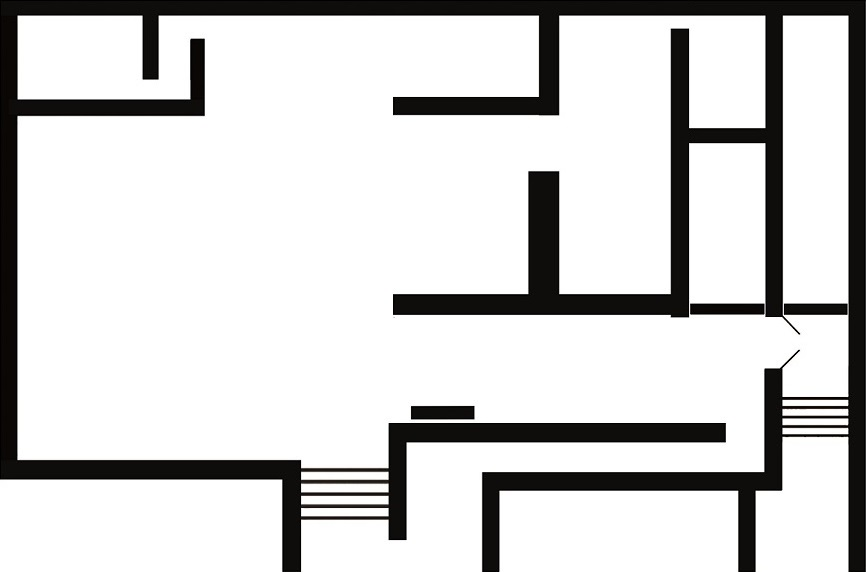
#> input picture art.png, 866 x 572 px
$ python corner2.py
#> lines starting #> are read from the running program, lines starting #| are printed output that depends on the picture; after the words box and inside, x2 and y2 are one past the last pixel; in counts of white or black regions, pixels touching at a corner belong together
import cv2
import numpy as np

img = cv2.imread('art.png')
#> img is the input picture: shape (572, 866, 3); mean B, G, R 208.8, 209.2, 209.5
gray = cv2.cvtColor(img, cv2.COLOR_BGR2GRAY)
gray = np.float32(gray)
dst = cv2.cornerHarris(gray,5,3,0.04)
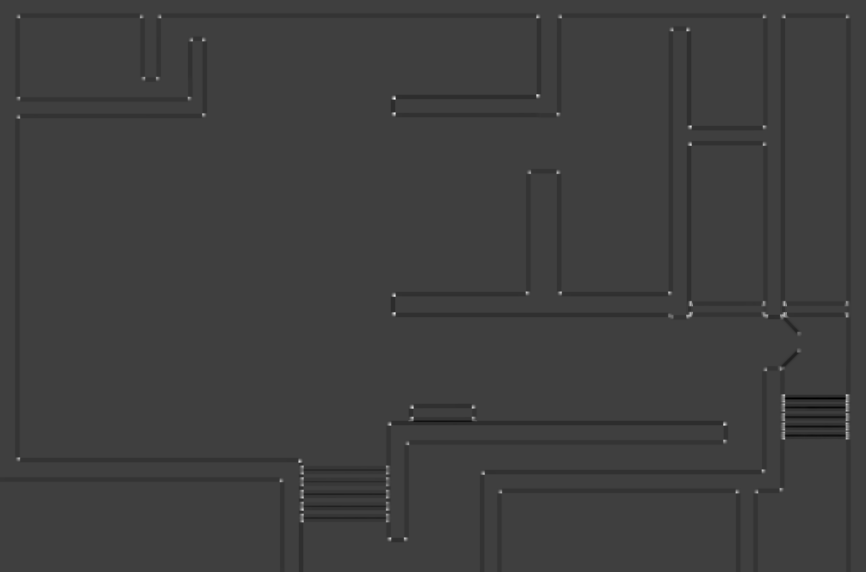
#> dst: shape (572, 866) float32; min -85251768, max 259743008, mean -1113131.9; drawn with min black and max white
ret, dst = cv2.threshold(dst,0.1*dst.max(),255,0)
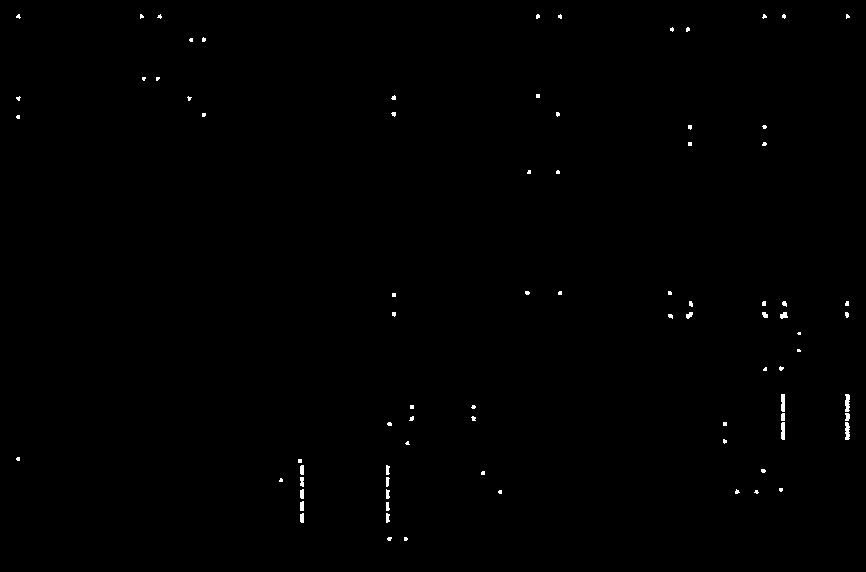
#> dst: shape (572, 866) float32; 0.35% white; 81 white regions (59 under 20 px), largest, box (x1, y1, x2, y2) and area: (845, 394, 850, 412) 75, (845, 422, 850, 440) 73, (781, 394, 785, 412) 69
#> ret = 25974300.8
dst = np.uint8(dst)
ret, labels, stats, centroids = cv2.connectedComponentsWithStats(dst)
#> labels: shape (572, 866) int32; 82 distinct labels, from 0 to 81
#> ret = 82; stats = 82 rows, first 6: [0, 0, 866, 572, 493601], [16, 14, 5, 5, 15], [140, 14, 4, 5, 14], [157, 14, 5, 5, 14], [536, 14, 4, 5, 16], [558, 14, 4, 5, 15]; centroids = 82 pairs, first value 17.71 to 847.1, second value 15.87 to 538.5
criteria = (cv2.TERM_CRITERIA_EPS + cv2.TERM_CRITERIA_MAX_ITER, 100, 0.001)

corners = cv2.cornerSubPix(gray,np.float32(centroids),(5,5),(-1,-1),criteria)
#> corners = 82 pairs, first value 16.92 to 847.9, second value 15.19 to 539.5
# corners = cv2.cornerSubPix(gray,np.int32(centroids),(5,5),(-1,-1),criteria)

# for i in range(1, len(corners)):
#     print(corners[i])
print(corners)
#> (printed output is left out)

img[dst>0.1*dst.max()]=[0,0,255]
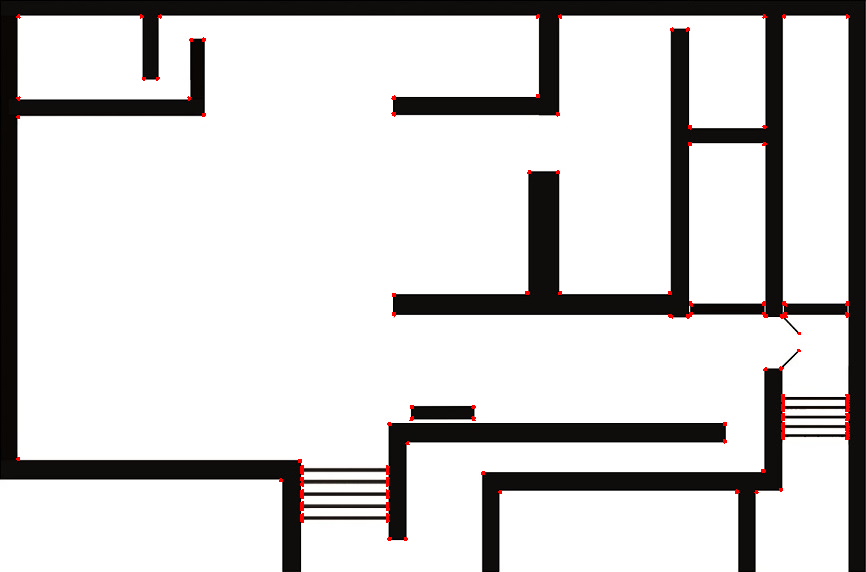
#> img: shape (572, 866, 3); 0.35% of pixels changed, all inside (x1, y1, x2, y2) = (16, 14, 850, 541)
cv2.imshow('image', img)
cv2.waitKey(0)
cv2.destroyAllWindows

$ run again, with colored_image.png copied over art.png
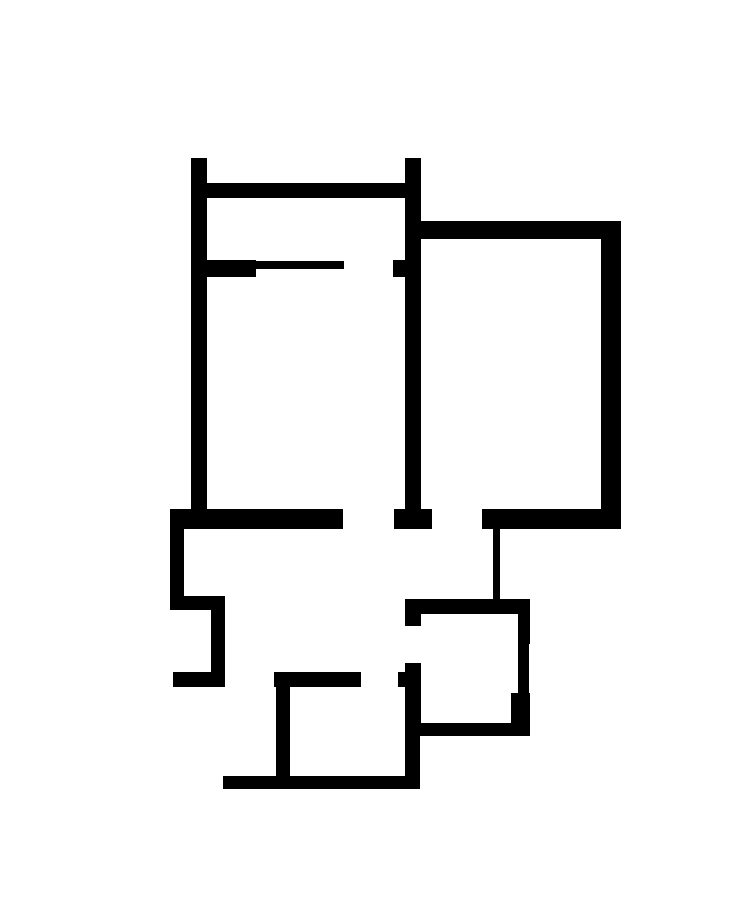
#> input picture colored_image.png, 751 x 897 px
#> img is the input picture: shape (897, 751, 3); 92.9% white; 1 black region, box (x1, y1, x2, y2) and area: (170, 158, 621, 789) 47727
#> `ret, dst = cv2.threshold(dst,0.1*dst.max(),255,0)`:
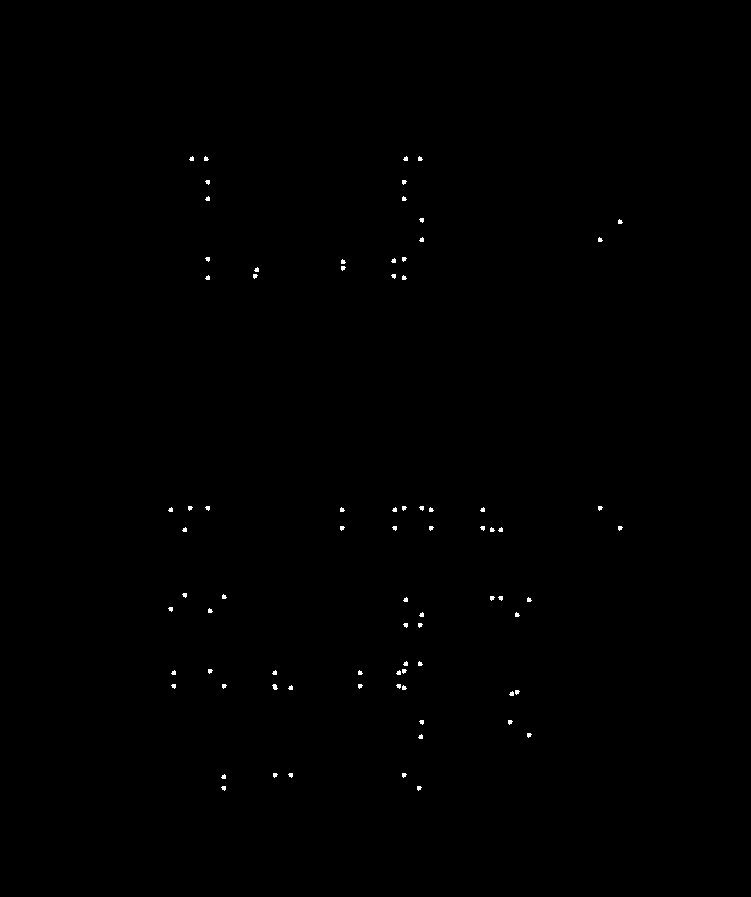
#> dst: shape (897, 751) float32; 0.21% white; 79 white regions (78 under 20 px), largest, box (x1, y1, x2, y2) and area: (272, 684, 278, 690) 24
#> `ret, dst = cv2.threshold(dst,0.1*dst.max(),255,0)`: ret = 29193532.8
#> labels: shape (897, 751) int32; 80 distinct labels, from 0 to 79
#> `ret, labels, stats, centroids = cv2.connectedComponentsWithStats(dst)`: ret = 80; stats = 80 rows, first 6: [0, 0, 751, 897, 672219], [189, 156, 5, 5, 18], [204, 156, 5, 5, 18], [403, 156, 5, 5, 18], [418, 156, 5, 5, 18], [205, 180, 5, 5, 18]; centroids = 80 pairs, first value 170.4 to 619.6, second value 158.4 to 787.6
#> corners = 80 pairs, first value 169.6 to 620.4, second value 157.6 to 788.4
#> (printed output is left out)
#> `img[dst>0.1*dst.max()]=[0,0,255]`:
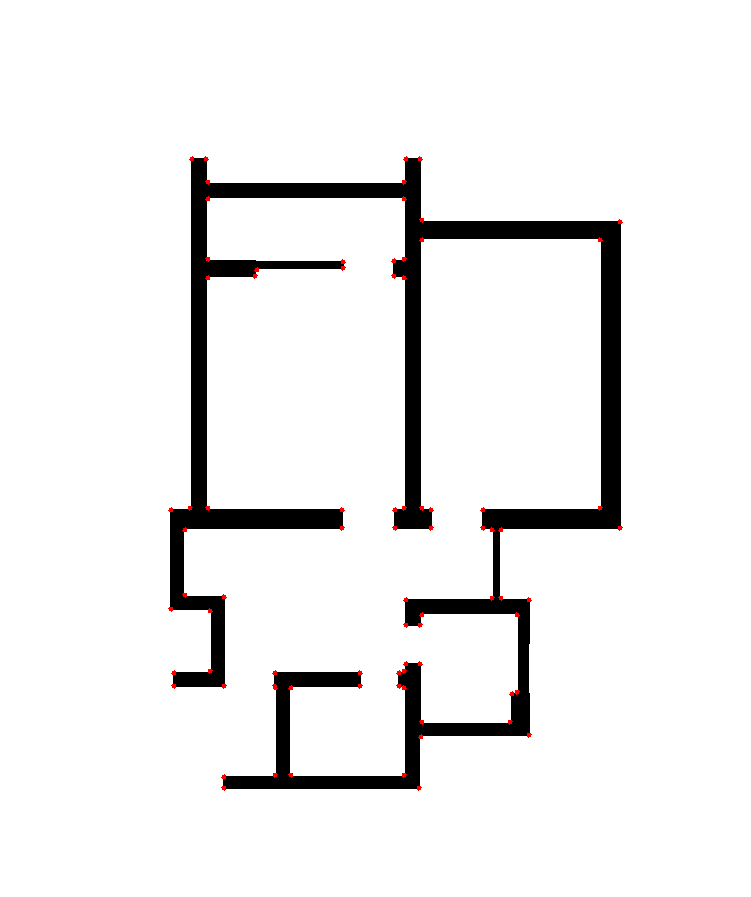
#> img: shape (897, 751, 3); 0.21% of pixels changed, all inside (x1, y1, x2, y2) = (168, 156, 623, 791)

$ run again, with enhanced_image.png copied over art.png
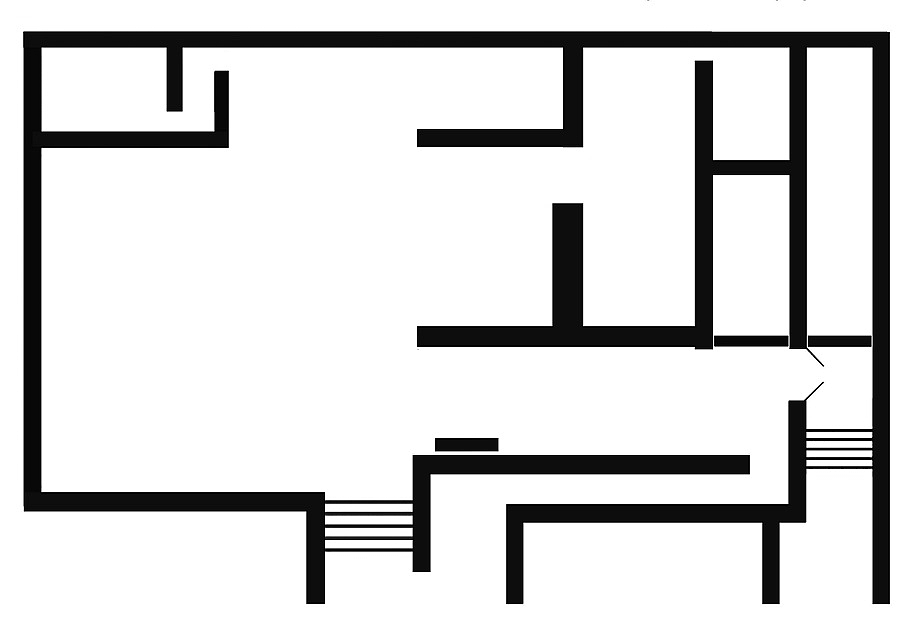
#> input picture enhanced_image.png, 920 x 625 px
#> img is the input picture: shape (625, 920, 3); min 0, max 255, mean 215.2
#> `ret, dst = cv2.threshold(dst,0.1*dst.max(),255,0)`:
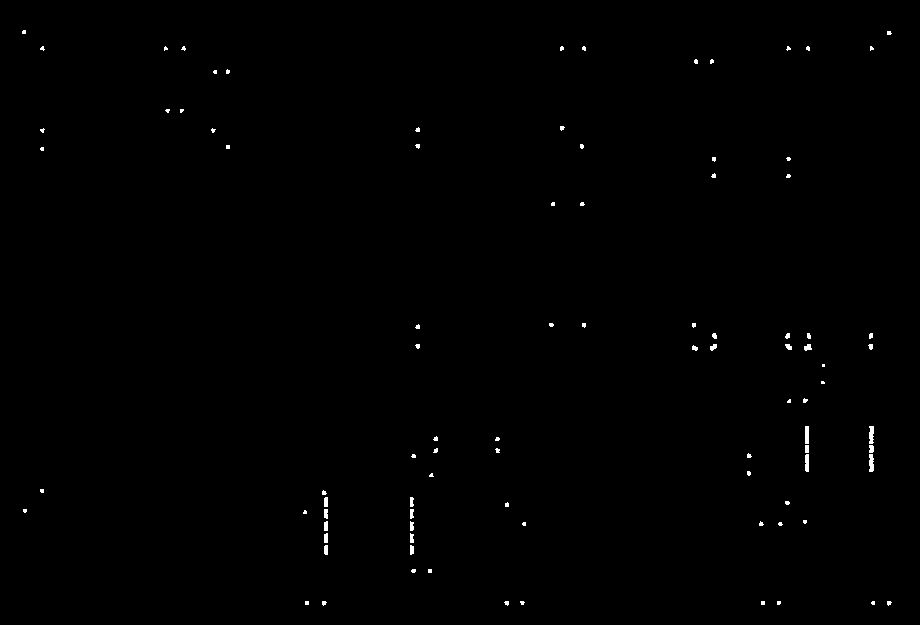
#> dst: shape (625, 920) float32; 0.35% white; 92 white regions (67 under 20 px), largest, box (x1, y1, x2, y2) and area: (869, 426, 874, 444) 77, (869, 454, 874, 472) 77, (805, 426, 809, 444) 72
#> `ret, dst = cv2.threshold(dst,0.1*dst.max(),255,0)`: ret = 28442454.4
#> labels: shape (625, 920) int32; 93 distinct labels, from 0 to 92
#> `ret, labels, stats, centroids = cv2.connectedComponentsWithStats(dst)`: ret = 93; stats = 93 rows, first 6: [0, 0, 920, 625, 572972], [22, 30, 4, 4, 15], [887, 31, 5, 4, 17], [40, 46, 5, 5, 15], [164, 46, 4, 5, 13], [181, 46, 5, 5, 15]; centroids = 93 pairs, first value 23.6 to 888.6, second value 31.6 to 602.6
#> corners = 93 pairs, first value 22.62 to 889.4, second value 31.03 to 603.5
#> (printed output is left out)
#> `img[dst>0.1*dst.max()]=[0,0,255]`:
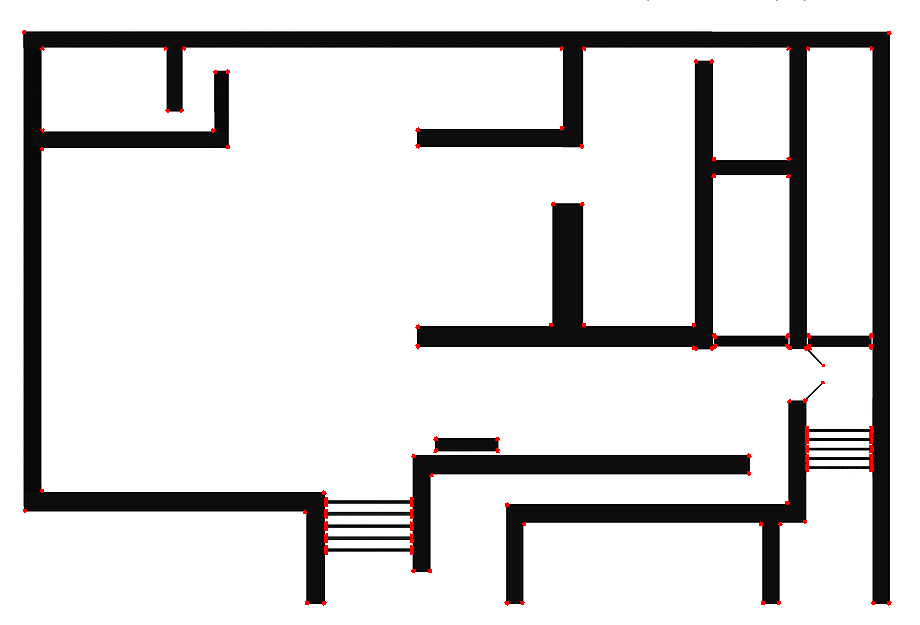
#> img: shape (625, 920, 3); 0.35% of pixels changed, all inside (x1, y1, x2, y2) = (22, 30, 892, 606)
